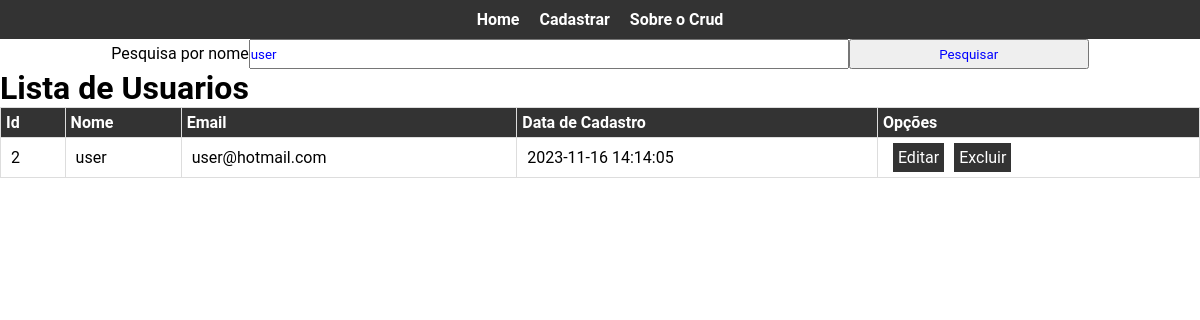
/View/telaListaUsuarios.php?pesquisaByName=user, run on the app's committed database.
### tables this page shows
CREATE TABLE IF NOT EXISTS `usuarios` (
  `id` int(11) NOT NULL PRIMARY KEY AUTO_INCREMENT,
  `nome` varchar(255) NOT NULL,
  `email` varchar(255) NOT NULL,
  `senha` varchar(255) NOT NULL,
  `data_cadastro` timestamp NOT NULL DEFAULT CURRENT_TIMESTAMP
);

### Model/DAUsuario.php (called while the page is built, shortened)
<?
function conectar(){
     $host = "mysql";
     $db_name = "crud_ppi";
     $username = "root";
     $password = "rootpass";
     $conn = null;
    try {
        $conn = new PDO("mysql:host=" . $host . ";dbname=" . $db_name,
        $username, $password);
        $conn->exec("set names utf8");
    } catch(PDOException $exception) {
        echo "Erro de conexão: " . $exception->getMessage();
    }
    return $conn;
}
function getAllUser( $str =""){
    $conn = conectar();
    $sql = "SELECT * FROM usuarios WHERE nome LIKE '%$str%'";
    $stmt = $conn->prepare($sql);
    $stmt->execute();
    $usuarios = $stmt->fetchAll(PDO::FETCH_ASSOC);
    return $usuarios;
}
?>

### View/viewListagemUsuarios.php (the view, shortened to what this page needs)
<table id="tabela_usuarios">
    <thead>
        <tr>
            <th>Id</th>
            <th>Nome</th>
            <th>Email</th>
            <th>Data de Cadastro</th>
            <th>Opções</th>
        </tr>
    </thead>
    <tbody>
        <?php
        include_once("viewMenu.php");
        ?>
        <h1>Lista de Usuarios</h1>
        <?php
            include_once (__DIR__."/../Model/DAUsuario.php");
            $usuarios = getAllUser($pesquisaByName);
            foreach($usuarios as $usuario){
                echo "<tr>";
                echo "<td>".$usuario['id']."</td>";
                echo "<td>".$usuario['nome']."</td>";
                echo "<td>".$usuario['email']."</td>";
                echo "<td>".$usuario['data_cadastro']."</td>";
                echo "<td>";
                echo "<a href='telaEditarUsuario.php?id=".$usuario['id']."'>Editar</a>";
                echo "<a href='excluir_usuario.php?id=".$usuario['id']."&op=confirma_ok'>Excluir</a></td>";
                echo "</tr>";
            }
        ?>
    </tbody>

### View/style.css (style rules this page uses)
* { margin: 0; padding: 0; box-sizing: border-box; font-family: 'Roboto', sans-serif; }

### View/telaListaUsuarios.php (style rules this page uses)
#tabela_usuarios { border-collapse: collapse; text-align: left; width: 100%; }

### View/viewListagemUsuarios.php (style rules this page uses)
#tabela_usuarios,th,td { border-collapse: collapse; border: 1px solid #ddd; }
#tabela_usuarios { padding: 15px; text-align: left; width: 100%; }
#tabela_usuarios thead tr th { background-color: #333; color: #fff; padding: 5px; }
#tabela_usuarios tbody tr td { padding: 10px; }
#tabela_usuarios tbody tr td a { background-color: #333; color: #fff; padding: 5px; text-decoration: none; margin:5px; }

### data on the page
usuarios: id "2", nome "user", email "user@hotmail.com", data_cadastro "2023-11-16 14:14:05"
